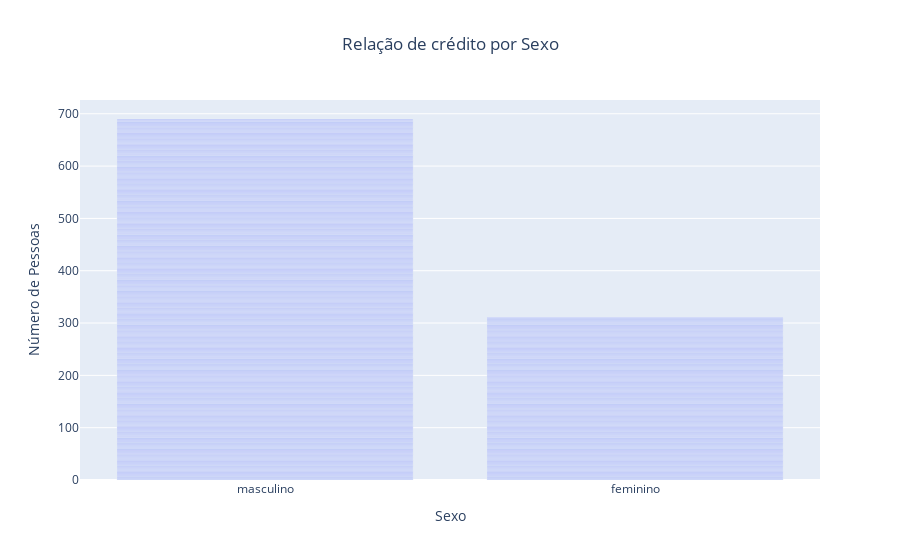

The notebook cell saved with this chart:
### Code cell
#Gráfico relacionando crédito por sexo
fig_sexo=px.bar(arq, x='Sexo',labels={'count': 'Número de Pessoas'},title='Relação de crédito por Sexo')
# Centralizar título
fig_sexo.update_layout(title_x=0.5)

### Figure 1 — Plotly figure (JSON) as saved in the notebook; plotly's stock layout.template omitted (floating-point values rounded to 4 significant figures; data arrays with more than 128 entries replaced by an {"elided": "..."} marker saying what was removed)
{"data": [{"alignmentgroup": "True", "hovertemplate": "Sexo=%{x}<br>Número de Pessoas=%{y}<extra></extra>", "legendgroup": "", "marker": {"color": "#636efa", "pattern": {"shape": ""}}, "name": "", "offsetgroup": "", "orientation": "v", "showlegend": false, "textposition": "auto", "type": "bar", "x": {"elided": "1000 str values"}, "xaxis": "x", "y": {"elided": "1000 int values"}, "yaxis": "y"}], "layout": {"autosize": true, "barmode": "relative", "legend": {"tracegroupgap": 0}, "title": {"text": "Relação de crédito por Sexo", "x": 0.5}, "xaxis": {"anchor": "y", "autorange": true, "domain": [0, 1], "range": [-0.5, 1.5], "title": {"text": "Sexo"}, "type": "category"}, "yaxis": {"anchor": "x", "autorange": true, "domain": [0, 1], "range": [0, 726.3], "title": {"text": "Número de Pessoas"}, "type": "linear"}}}
